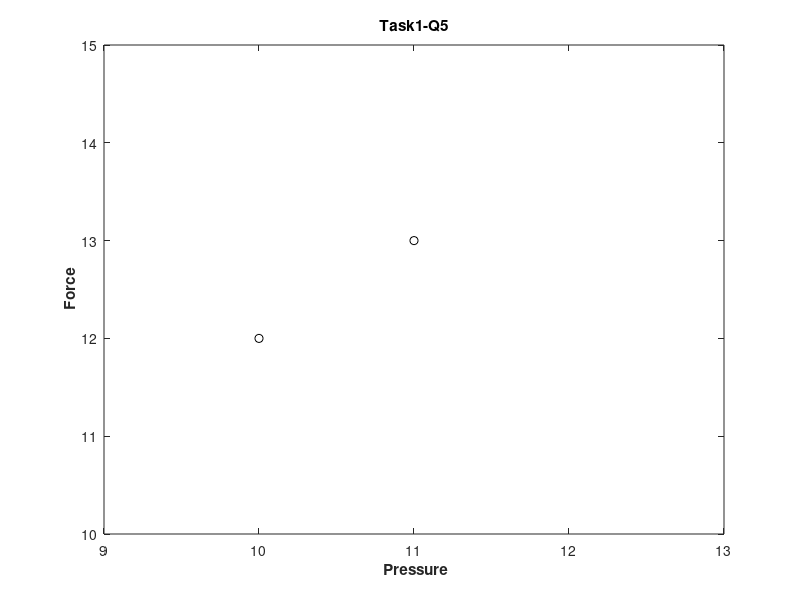

This figure's MATLAB source:
% Plotting
% Author: Chul Min Yeum
% Email: cmyeum@uwaterloo.ca
% Last updated: 2019-06-12

% Write your script to solve questions in a cumulative way

%% Task 1: Plot point
close;clc;clear

x = 10;
y = 12;
plot(x,y, 'r*')

xlabel('Time');
ylabel('Temperature');
title('Task1-base plot');

%% Task1-Q0: Change point color
% https://www.mathworks.com/help/matlab/ref/plot.html#btzitot-LineSpec
close;clc;clear

x = 10;
y = 12;
plot(x,y, 'k*')

xlabel('Time');
ylabel('Temperature');
title('Task1-Q0');

%% Task1-Q1: Change a point marker
% https://www.mathworks.com/help/matlab/ref/plot.html#btzitot-LineSpec
close;clc;clear

x = 10;
y = 12;
plot(x,y, 'ko')

xlabel('Time');
ylabel('Temperature');
title('Task1-Q1');

%% Task1-Q2: Add one more point at (11, 13)
% x,y <- vector, not scalar
close;clc;clear

x = [10 11];
y = [12 13];
plot(x,y, 'ko')

xlabel('Time');
ylabel('Temperature');
title('Task1-Q2');

%% Task1-Q3: Change the minimum and maximum values in x-axis (9 to 13) and y-axis (10 to 15)
% axis([minx maxx miny maxy])
close;clc;clear

x = [10 11];
y = [12 13];
plot(x,y, 'ko')

xlabel('Time');
ylabel('Temperature');
axis([9 13 10 15]);
title('Task1-Q3');

%% Task1-Q4: Change labels for x and y axis as 'Pressure' and 'Force' and the
%% graph title to 'Task1-Q4'
close;clc;clear

x = [10 11];
y = [12 13];
plot(x,y, 'ko')

xlabel('Pressure');
ylabel('Force');
axis([9 13 10 13]);
title('Task1-Q4');

%% Task1-Q5: Make all label texts as a bold font
% '\bf ~~~~'
close;clc;clear

x = [10 11];
y = [12 13];
plot(x,y, 'ko')

xlabel('\bf Pressure');
ylabel('\bf Force');
axis([9 13 10 15]);
title('Task1-Q5');
